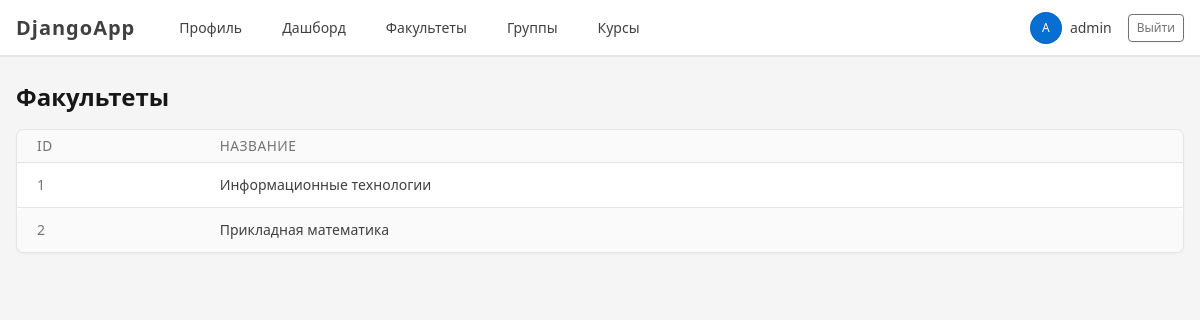
The app's page /departments/ (signed in) with its own data.
### accounts/models.py (models this page shows, shortened)
class Department(models.Model):
    name = models.CharField(max_length=200)

### accounts/views.py (the view)
# urls.py: path('departments/', views.department_list, name='department_list'),
@login_required
def department_list(request):
    departments = Department.objects.all()
    return render(request, 'department_list.html', {
        'departments': departments,
        'is_methodist': is_methodist(request.user),
    })

### accounts/views.py (called while the page is built)
def is_methodist(user):
    return user.groups.filter(name='Методист').exists()

### templates/department_list.html (shortened to what this page needs)
{% extends 'base.html' %}
{% block content %}
<div class="d-flex justify-content-between align-items-center mb-3">
    <h1 class="mb-0">Факультеты</h1>
</div>
<div class="card">
    <div class="table-responsive">
        <table class="table table-vcenter table-striped card-table">
            <thead>
                <tr>
                    <th>ID</th>
                    <th>Название</th>
                </tr>
            </thead>
            <tbody>
                {% for department in departments %}
                    <tr>
                        <td class="text-secondary">{{ department.id }}</td>
                        <td>{{ department.name }}</td>
                    </tr>
                {% empty %}
                    <tr>
                        <td colspan="3" class="text-center text-secondary">
                            Факультетов пока нет.
                        </td>
                    </tr>
                {% endfor %}
            </tbody>
        </table>
    </div>
</div>
{% endblock %}

### templates/base.html (shortened to what this page needs)
{% load static %}
<!DOCTYPE html>
<html lang="ru">
<head>
    <link rel="stylesheet" href="{% static 'vendor/tabler/css/tabler.min.css' %}">
    <link rel="stylesheet" href="{% static 'css/style.css' %}">
</head>
<body class="layout-fluid">
<div class="page">
    <header class="navbar navbar-expand-md navbar-light d-print-none bg-white border-bottom">
        <div class="container-xl">
            <a class="navbar-brand navbar-brand-autodark d-none-navbar-horizontal pe-0 pe-md-3"
               href="/profile/">
                <strong>DjangoApp</strong>
            </a>
            <div class="navbar-nav flex-row order-md-last">
                {% if user.is_authenticated %}
                    <div class="nav-item d-none d-md-flex me-3">
                        <span class="nav-link px-0">
                            <span class="avatar avatar-sm bg-primary text-white">
                                {{ user.username|slice:":1"|upper }}
                            </span>
                            <span class="ms-2">{{ user.username }}</span>
                        </span>
                    </div>
                    <div class="nav-item">
                        <form method="post" action="/accounts/logout/">
                            <button class="btn btn-outline-secondary btn-sm" type="submit">
                                Выйти
                            </button>
                        </form>
                    </div>
                {% endif %}
            </div>
            <div class="collapse navbar-collapse show" id="navbar-menu">
                <ul class="navbar-nav flex-row">
                    <li class="nav-item ms-3">
                        <a class="nav-link" href="/profile/">Профиль</a>
                    </li>
                    <li class="nav-item ms-3">
                        <a class="nav-link" href="/dashboard/">Дашборд</a>
                    </li>
                    <li class="nav-item ms-3">
                        <a class="nav-link" href="/departments/">Факультеты</a>
                    </li>
                    <li class="nav-item ms-3">
                        <a class="nav-link" href="/groups/">Группы</a>
                    </li>
                    <li class="nav-item ms-3">
                        <a class="nav-link" href="/courses/">Курсы</a>
                    </li>
                </ul>
            </div>
        </div>
    </header>
    <div class="page-wrapper">
        <div class="page-body">
            <div class="container-xl">
                {% block content %}{% endblock %}
            </div>
        </div>
    </div>
</div>
</body>
</html>

### static/css/style.css (style rules this page uses)
body { background-color: #f5f5f5; }
.navbar-brand { font-weight: bold; letter-spacing: 1px; }
.table thead th { text-transform: uppercase; font-size: 0.85rem; }

### records on screen
Department: id "1", name "Информационные технологии"
Department: id "2", name "Прикладная математика"

### other values on screen
{{ user.username|slice:":1"|upper }} "A"
{{ user.username }} "admin"
